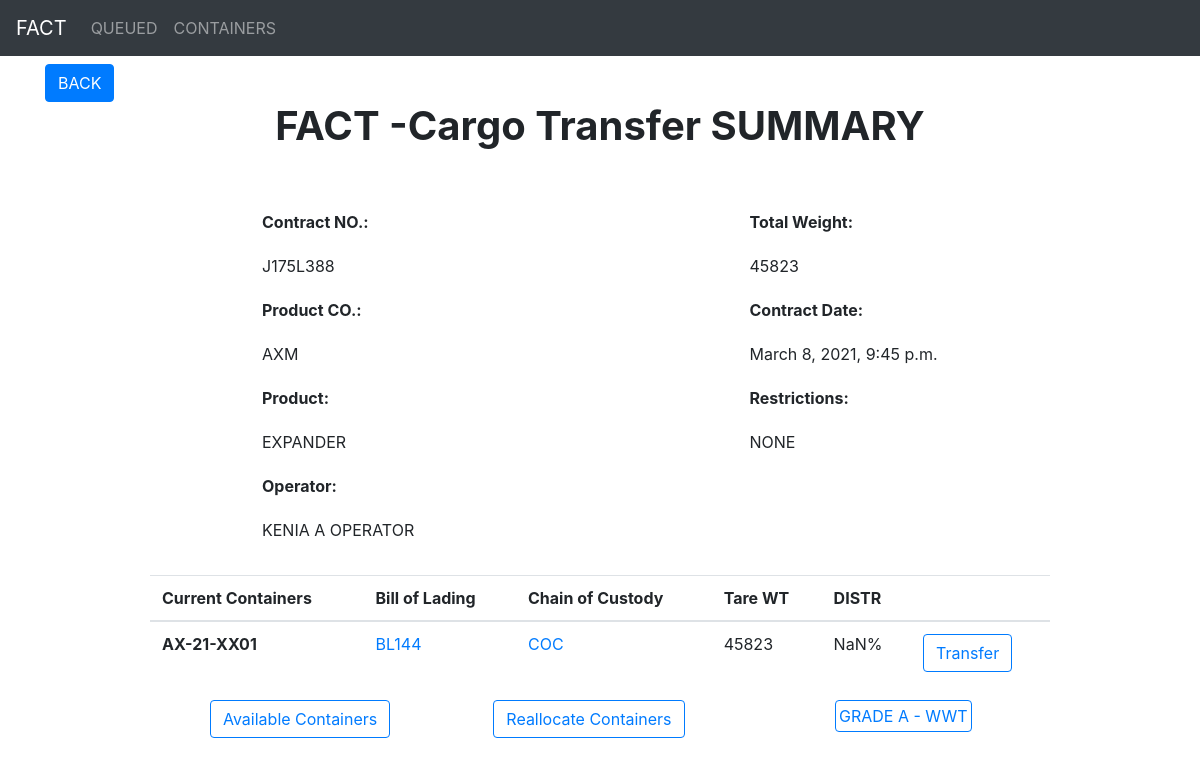
The page /contract/1/ on the database its author committed.
### contracts/models.py (models this page shows, shortened)
class Contract(models.Model):
    contract_number = models.CharField(max_length=10)
    company_code = models.CharField(max_length=3)
    product = models.CharField(max_length=25)
    operator = models.CharField(max_length=50)
    total_weight = models.PositiveIntegerField()
    contract_date = models.DateTimeField(default=timezone.now)
    restrictions = models.CharField(max_length=20)
    curr_containers = models.JSONField()
    pend_containers = models.JSONField(null=True, blank=True)
    contract_date_updated_at = models.DateTimeField(auto_now=True)

### pages/views.py (the view)
# urls.py: path("contract/<int:pk>/", ContractDetailView.as_view(), name="contract_detail"),
class ContractDetailView(DetailView):
    model = Contract
    template_name = 'summary.html'

### templates/summary.html (shortened to what this page needs)
{% extends 'base.html' %}
{%block content %}
<a href="{% url 'home' %}" class="btn btn-primary" role="button">BACK</a>
<div id="__pending">
    <h1 id="title"><b>FACT -Cargo Transfer SUMMARY</b></h1>
    <section id="contract-info">
      <div class="info-field">
        <p><b>Contract NO.:</b></p>
        <p>{{ contract.contract_number }}</p>
      </div>
      <div class="info-field">
        <p><b>Total Weight:</b></p>
        <p>{{ contract.total_weight }}</p>
      </div>
      <div class="info-field">
        <p><b>Product CO.:</b></p>
        <p>{{ contract.company_code }}</p>
      </div>
      <div class="info-field">
        <p><b>Contract Date:</b></p>
        <p>{{ contract.contract_date }}</p>
      </div>
      <div class="info-field">
        <p><b>Product:</b></p>
        <p>{{ contract.product }}</p>
      </div>
      <div class="info-field">
        <p><b>Restrictions:</b></p>
        <p>{{contract.restrictions}}</p>
      </div>
      <div class="info-field">
        <p><b>Operator:</b></p>
        <p>{{ contract.operator }}</p>
      </div>
  </section>
{% for master_container in contract.curr_containers %}
{% for container in master_container.distribution %}
<table class="table ">
  <thead>
    <tr>
      <th scope="col">Current Containers</th>
      <th scope="col">Bill of Lading</th>
      <th scope="col">Chain of Custody</th>
      <th scope="col">Tare WT</th>
      <th scope="col">DISTR</th>
      <th> </th>
    </tr>
  </thead>
  <tbody>
    <tr class="curr-containers">
      <th scope="row">{{ container.container }}</th>
      <td><a
                href="https://images.sampleforms.com/wp-content/uploads/2016/11/Blank-Bill-of-Lading-Form.jpg"
                >BL144</a
              ></td>
      <td><a href="https://www.pdffiller.com/preview/0/967/967335/large.png"
                >COC</a
              ></td>
      <td class="curr-container-weight">{{ container.weight }}</td>
      <td><p class="curr-container-percent"></p></td>
      <td><a href="{% url 'queue' contract.id container.container|urlencode:"" %}" class="btn btn-outline-primary" role="button">Transfer</a></td>
    </tr>
  </tbody>
</table>
    {% endfor %}
    {% endfor %}
<section id="hyperlinks">
  <div class="container">
    <div class="row">
      <div class="col-sm ">
        <a href="{% url 'containers' %}" class="btn btn-outline-primary" role="button">Available Containers</a>
      </div>
      <div class="col-sm">
        <a href="{% url 'reallocate' contract.id %}" class="btn btn-outline-primary" role="button">Reallocate Containers</a>
      </div>
      <div class="col-sm ">
        <p class="align-center">
           <a id="back" href="{% url 'grade_a'  %}" class="btn btn-outline-primary" role="button">GRADE A - WWT</a>
        </p>
      </div>
    </div>
  </div>
</section>
{% endblock content %}

### templates/summary.html (style rules this page uses)
#title { text-align:center; position: relative; top: -50px; }
#__pending section { padding: 0px 25px; }
#__pending .align-center { text-align: center; }
#__pending #contract-info { display: grid; grid-template-columns: auto auto; gap: 0px 125px; margin-bottom: 15px; }
#__pending #contract-info p { position: relative; left: 85px; padding: 2px; width: 200px; }
#back { padding:3px; }
#hyperlinks { position: relative; left:20px; }
@media (min-width: 1200px) { #__pending { margin: 50px auto; width: 900px; } }

### rows shown on the page
Contract: contract_number "J175L388", total_weight "45823", company_code "AXM", contract_date "March 8, 2021, 9:45 p.m.", product "EXPANDER", restrictions "NONE", operator "KENIA A OPERATOR"

### other values the page prints
{{ container.container }} "AX-21-XX01"
{{ container.weight }} "45823"
